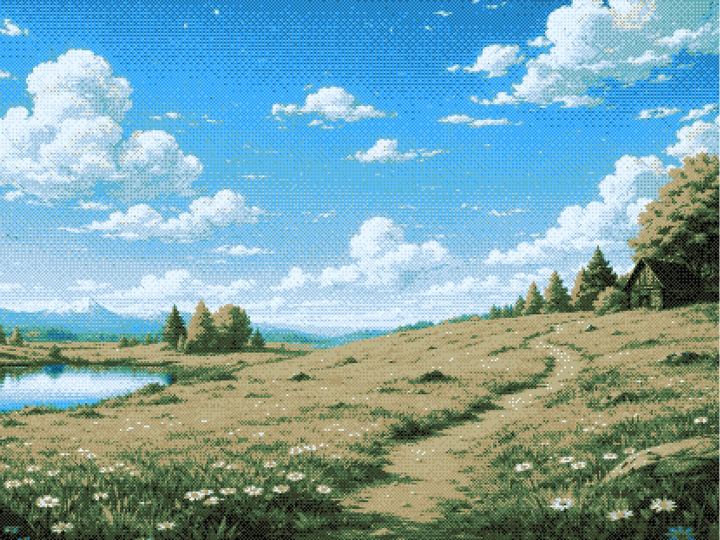
#> input picture surfsense_web/components/homepage/home/home-features/features-scene.webp, 1440 x 1080 px (shown at 1/2 size)
$ python -i inline_images.py   (imports and definitions only)
#> lines starting #> are read from the running program, lines starting #| are printed output that depends on the picture
"""A page image as a tool result carries it to the model: smaller than the PNG kept on disk."""

import math
from io import BytesIO
from pathlib import Path

from PIL import Image

from modules.agent.tool_endpoint.tool import InlineImage

# Anthropic bills an image at its pixels over 750: about 1,000 tokens, with body
# text on an A4 page (~728 x 1030) still readable. It is paid again on every
# later request until a compaction.
INLINE_PIXELS = 750_000
# Anthropic scales down any image longer than this, so more is paid for nothing.
INLINE_LONG_SIDE = 1568
# About half a PNG's bytes; JPEG decodes everywhere SurfSense sends images, WebP
# not on llama-server. Deterministic, which the live harness relies on.
JPEG_QUALITY = 80
# Past this, an image is refused unread: a PNG of a few KB a script saved can
# decode to gigabytes. A page or a chart drawn for reading is far smaller.
SOURCE_PIXELS = 40_000_000


def inline_image(path: Path) -> InlineImage:
    """The PNG at `path` on white, scaled down to both limits, as a JPEG.

    Raises OSError or ValueError when the file is not an image Pillow reads,
    or is past SOURCE_PIXELS.
    """
    with Image.open(path) as image:
#> image is the input picture: PIL image 1440x1080 RGBA; mean R, G, B, A 123.5, 163.9, 171.2, 254.8
        if image.width * image.height > SOURCE_PIXELS:
            raise ValueError(
                f"{path.name} is too large to show: {image.width} x {image.height}"
            )
        flat = _on_white(image)
#> in _on_white, `flat = Image.new("RGB", rgba.size, "white")`: flat: PIL image 1440x1080 RGB; every value is 255
    scale = min(
        1.0,
        math.sqrt(INLINE_PIXELS / (flat.width * flat.height)),
        INLINE_LONG_SIDE / max(flat.size),
    )
#> scale = 0.694
    if scale < 1.0:
        size = (max(1, int(flat.width * scale)), max(1, int(flat.height * scale)))
#> size = (1000, 750)
        flat = flat.resize(size, Image.Resampling.LANCZOS)
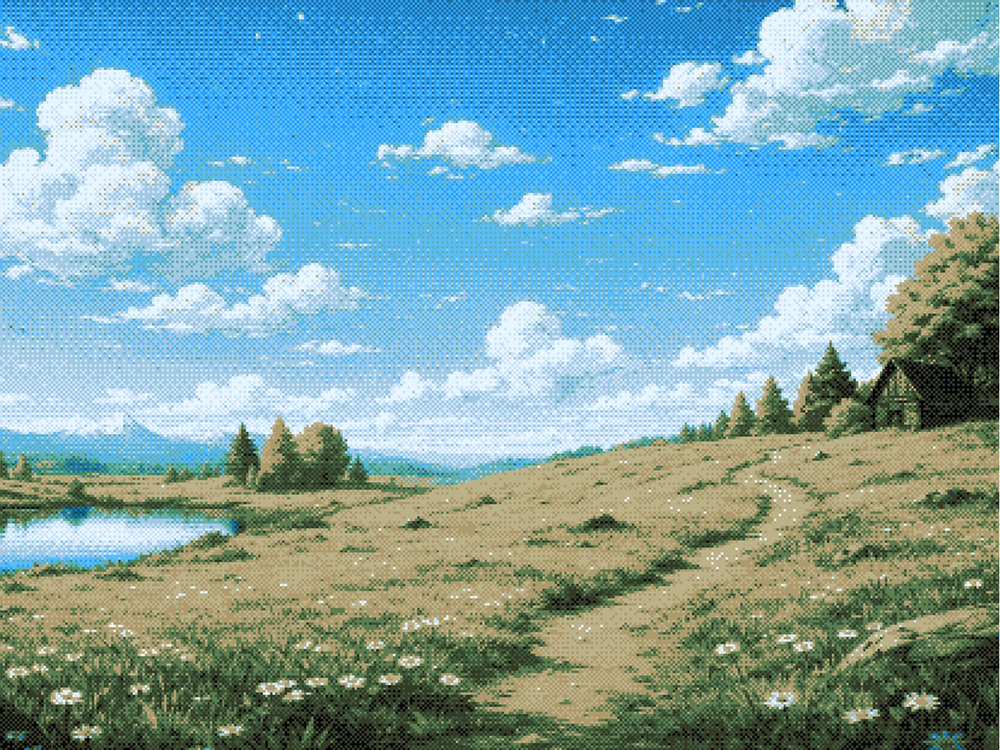
#> flat: PIL image 1000x750 RGB; mean R, G, B 123.6, 164, 171.3
    out = BytesIO()
    flat.save(out, format="JPEG", quality=JPEG_QUALITY, progressive=False)
#> (the run stopped early here; a loop or call above may not have finished)
